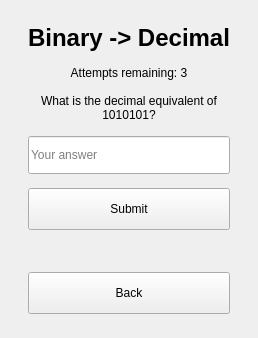
      <widget class="QWidget" name="page_number_question">
       <layout class="QVBoxLayout" name="layout_number_question">
        <property name="spacing">
         <number>14</number>
        </property>
        <property name="leftMargin">
         <number>28</number>
        </property>
        <property name="topMargin">
         <number>24</number>
        </property>
        <property name="rightMargin">
         <number>28</number>
        </property>
        <property name="bottomMargin">
         <number>24</number>
        </property>
        <item>
         <widget class="QLabel" name="lblNumberQuestionTitle">
          <property name="font">
           <font>
            <pointsize>18</pointsize>
            <bold>true</bold>
           </font>
          </property>
          <property name="text">
           <string>Binary -&gt; Decimal</string>
          </property>
          <property name="alignment">
           <set>Qt::AlignmentFlag::AlignCenter</set>
          </property>
          <property name="wordWrap">
           <bool>true</bool>
          </property>
          <property name="role" stdset="0">
           <string>pageTitle</string>
          </property>
         </widget>
        </item>
        <item>
         <widget class="QLabel" name="lblNumberAttempts">
          <property name="text">
           <string>Attempts remaining: 3</string>
          </property>
          <property name="alignment">
           <set>Qt::AlignmentFlag::AlignCenter</set>
          </property>
          <property name="wordWrap">
           <bool>true</bool>
          </property>
          <property name="role" stdset="0">
           <string>liveStat</string>
          </property>
         </widget>
        </item>
        <item>
         <widget class="QLabel" name="lblNumberQuestionText">
          <property name="text">
           <string>What is the decimal equivalent of 1010101?</string>
          </property>
          <property name="alignment">
           <set>Qt::AlignmentFlag::AlignCenter</set>
          </property>
          <property name="wordWrap">
           <bool>true</bool>
          </property>
          <property name="role" stdset="0">
           <string>questionText</string>
          </property>
         </widget>
        </item>
        <item>
         <widget class="QLineEdit" name="txtNumberAnswer">
          <property name="minimumSize">
           <size>
            <width>0</width>
            <height>38</height>
           </size>
          </property>
          <property name="placeholderText">
           <string>Your answer</string>
          </property>
         </widget>
        </item>
        <item>
         <widget class="QPushButton" name="btnNumberSubmit">
          <property name="minimumSize">
           <size>
            <width>0</width>
            <height>42</height>
           </size>
          </property>
          <property name="cursor">
           <cursorShape>PointingHandCursor</cursorShape>
          </property>
          <property name="text">
           <string>Submit</string>
          </property>
          <property name="role" stdset="0">
           <string>primary</string>
          </property>
         </widget>
        </item>
        <item>
         <widget class="QLabel" name="lblNumberFeedback">
          <property name="text">
           <string/>
          </property>
          <property name="alignment">
           <set>Qt::AlignmentFlag::AlignCenter</set>
          </property>
          <property name="wordWrap">
           <bool>true</bool>
          </property>
          <property name="role" stdset="0">
           <string>feedback</string>
          </property>
         </widget>
        </item>
        <item>
         <widget class="QPushButton" name="btnNumberBack">
          <property name="minimumSize">
           <size>
            <width>0</width>
            <height>42</height>
           </size>
          </property>
          <property name="cursor">
           <cursorShape>PointingHandCursor</cursorShape>
          </property>
          <property name="text">
           <string>Back</string>
          </property>
          <property name="role" stdset="0">
           <string>ghost</string>
          </property>
         </widget>
        </item>
       </layout>
      </widget>
